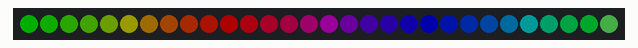
The sketch below on a simulated Arduino Uno, built with avr-gcc and run on an emulated ATmega328P. Shown: 30 RGB LEDs in strip order, left to right. Dim RGB values are drawn brighter than linear.

Above: at 6.15 s.
At 8.36 s:
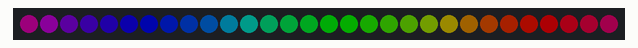
At 12.12 s:
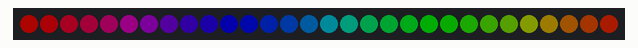
At 14.32 s:
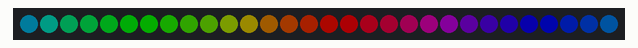
At 22.78 s:
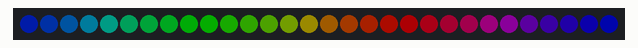
At 39.56 s:
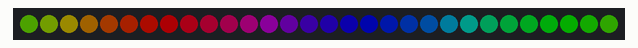

The sketch:

color_wheel.ino
```cpp
#include <Adafruit_NeoPixel.h>
#define PIN 1
Adafruit_NeoPixel strip = Adafruit_NeoPixel(30, PIN, NEO_GRB + NEO_KHZ800);
void setup() {
  strip.begin();
  strip.setBrightness(50);  //brightness at 125 is 50%
  strip.show(); // Initialize all pixels to 'off'
}
void loop() {  //Main loop
  colorWipe(strip.Color(101, 255, 101), 100); // White
  rainbowCycle(15);  //color wheel
}
void colorWipe(uint32_t color, uint8_t wait) { //Fill the dots one after the other with a color
  for(uint16_t i=0; i<strip.numPixels(); i++) {
      strip.setPixelColor(i, color);
      strip.show();
      delay(wait);
  }
}
void rainbowCycle(uint8_t wait) {  //display color wheel
  uint16_t i, j;
  for(j=0; j<256*5; j++) {
    for(i=0; i< strip.numPixels(); i++) {
      strip.setPixelColor(i, Wheel(((i * 256 / strip.numPixels()) + j) & 255));
      if(j <= 0) { //wipes white LEDs one at a time instead of all at once
        delay(100);
        strip.show();
        }
      }
    strip.show();
    delay(wait);
  }
}
// Input a value 0 to 255 to get a color value. colors move from r -> g -> b -> back to r.
uint32_t Wheel(byte WheelPos) {  //color wheel
  if(WheelPos < 85)
      return strip.Color(WheelPos * 3, 255 - WheelPos * 3, 0);     //r?
  else if(WheelPos < 170) {
      WheelPos -= 85;
   return strip.Color(255 - WheelPos * 3, 0, WheelPos * 3);        //g?
  } else {
   WheelPos -= 170;
   return strip.Color(0, WheelPos * 3, 255 - WheelPos * 3);        //b?
  }
}
```
